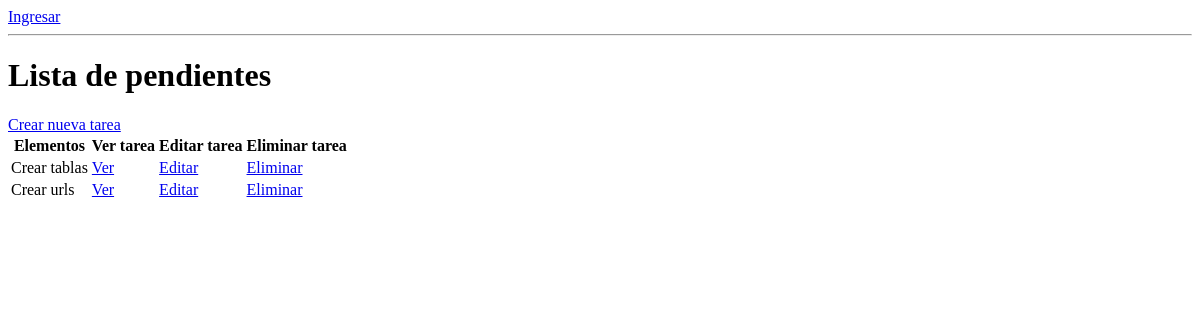
/, run on an earlier commit of the app's database.
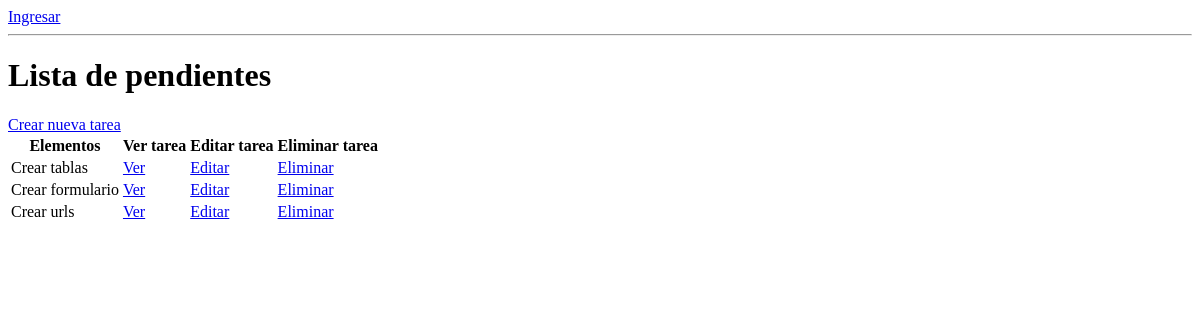
And on a later commit of the database.
### base/models.py (models this page shows, shortened)
class Tarea(models.Model):
    usuario = models.ForeignKey(User,
                                on_delete=models.CASCADE,
                                null=True,
                                blank=True)
    titulo = models.CharField(max_length=200)
    descripcion = models.TextField(null=True,
                                blank=True)
    completada = models.BooleanField(default=False)
    creada = models.DateTimeField(auto_now_add=True)
    class Meta:
        ordering = ['completada']

### base/views.py (the view)
# urls.py: path('', ListaPendientes.as_view(), name='tareas'),
class ListaPendientes(ListView):
    model = Tarea
    context_object_name = 'tareas'

### base/templates/base/tarea_list.html (shortened to what this page needs)
<!DOCTYPE html>
<html lang="es">
<head>
</head>
<body>
    {% if request.user.is_authenticated %}
        <p>{{request.user}}</p>
        <a href="{% url 'logout' %}">Salir</a>
    {% else %}
        <a href="{% url 'login' %}">Ingresar</a>
    {% endif %}
    <hr>
    <h1>Lista de pendientes</h1>
    <a href="{% url 'crear-tarea' %}">Crear nueva tarea</a>
    <table>
        <tr>
            <th>Elementos</th>
            <th>Ver tarea</th>
            <th>Editar tarea</th>
            <th>Eliminar tarea</th>
        </tr>
        {% for tarea in tareas %}
        <tr>
            <td>{{tarea.titulo}}</td>
            <td><a href="{% url 'tarea' tarea.id %}">Ver</a></td>
            <td><a href="{% url 'editar-tarea' tarea.id %}">Editar</a></td>
            <td><a href="{% url 'eliminar-tarea' tarea.id %}">Eliminar</a></td>
        </tr>
        {% empty %}
        <h3>No hay elementos en esta lista</h3>
        {% endfor %}
    </table>
</body>
</html>

What changed in the data, as far as the page shows it:
added Tarea: titulo "Crear formulario"
